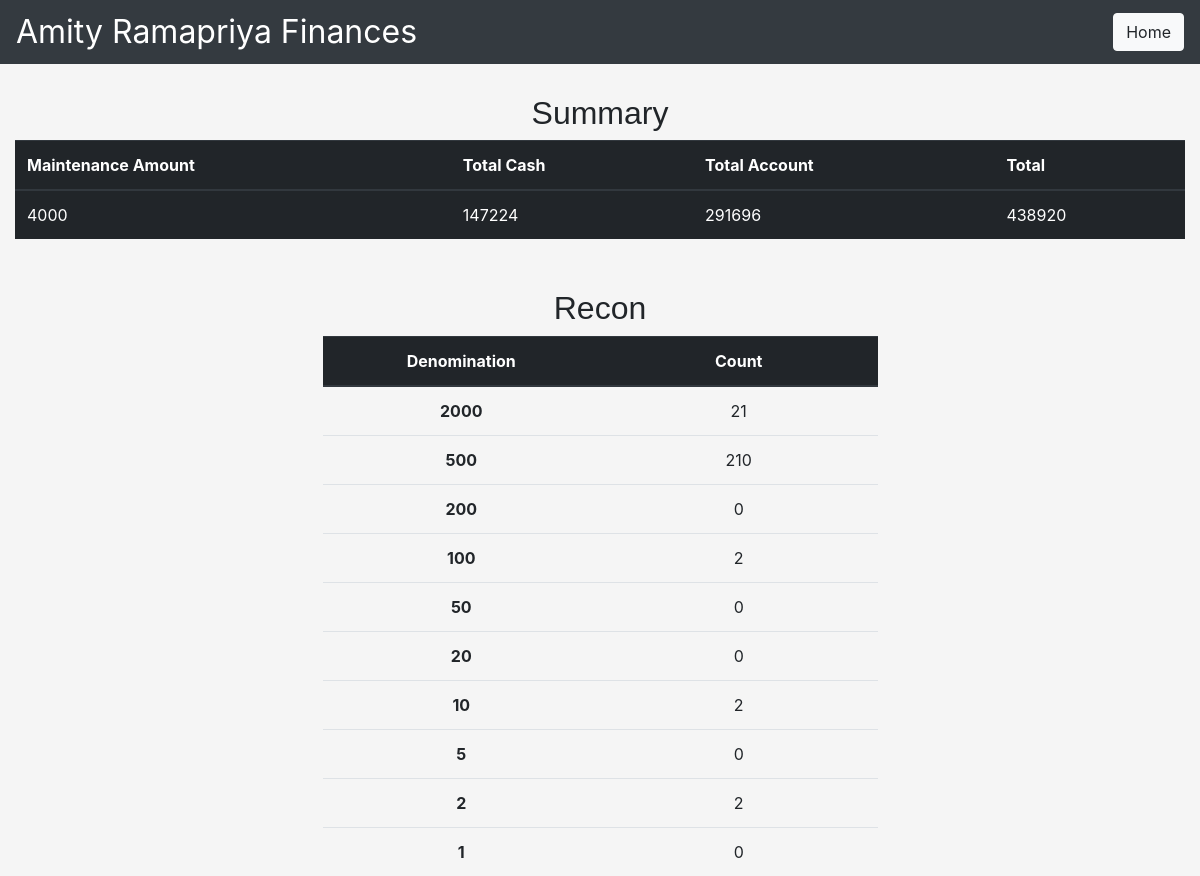
The page /viewrecons.php (signed in) on the database its author committed.
### tables this page shows
CREATE TABLE `main_details` (
  `ID` int(11) NOT NULL,
  `Maintenance_amount` int(11) NOT NULL,
  `Current_month` int(11) NOT NULL,
  `Total_amount` float NOT NULL,
  `Account_amount` float NOT NULL,
  `Cash_amount` float NOT NULL
);

CREATE TABLE `recon` (
  `Recon_ID` int(11) NOT NULL,
  `2000` int(11) NOT NULL DEFAULT '0',
  `500` int(11) NOT NULL DEFAULT '0',
  `200` int(11) NOT NULL DEFAULT '0',
  `100` int(11) NOT NULL DEFAULT '0',
  `50` int(11) NOT NULL DEFAULT '0',
  `20` int(11) NOT NULL DEFAULT '0',
  `10` int(11) NOT NULL DEFAULT '0',
  `5` int(11) NOT NULL DEFAULT '0',
  `2` int(11) NOT NULL DEFAULT '0',
  `1` int(11) NOT NULL DEFAULT '0'
);

### viewrecons.php (the view, shortened to what this page needs)
<?php
	include 'config.php';
	$get_details = "SELECT * FROM main_details WHERE ID = 1";
	$get_details_result = mysqli_query($conn, $get_details);
	if($get_details_result){
		$data = mysqli_fetch_assoc($get_details_result);
	}
	else{
		echo "cannot make connection to the database";
		return;
	}
	$get_recon = "SELECT * FROM recon WHERE recon_ID = 1";
	$get_recon_result = mysqli_query($conn, $get_recon);
	if($get_recon_result){
		$recon_data = mysqli_fetch_assoc($get_recon_result);
	}
	else{
		echo "cannot make connection to the database";
		return;
	}
?>
<!DOCTYPE html>
<html>
<head>
	<link rel="stylesheet" type="text/css" href="https://stackpath.bootstrapcdn.com/bootstrap/4.1.3/css/bootstrap.min.css">
	</head>
<body style="background-color: #f5f5f5;">
	<nav class="navbar navbar-expand navbar-dark bg-dark">
		<div class="container-fluid" id="navi">Amity Ramapriya Finances
		</div>
		 <button class="btn btn-light navbar-right" onclick="window.location.href='homepage.php' ">Home</button>
	</nav>
	<h1 class="display-4" id="main-heading">Summary</h1>
	<div class="container-fluid">
		<table class="table table-dark">
		  <thead>
		    <tr>
		      <th scope="col">Maintenance Amount</th>
		      <th scope="col">Total Cash</th>
		      <th scope="col">Total Account</th>
		      <th scope="col">Total</th>
		    </tr>
		  </thead>
		  <tbody>
		    <tr>
		      <td scope="row"><?php echo $data['Maintenance_amount']; ?></th>
		      <td><?php echo $data['Cash_amount']; ?></td>
		      <td><?php echo $data['Account_amount']; ?></td>
		      <td><?php echo $data['Total_amount']; ?></td>
		    </tr>
		  </tbody>
		</table>
	</div>
	<h1 class="display-4" id="main-heading" style="margin-top: 50px !important;">Recon</h1>
	<div class="container">
		<table class="table table-hover" id="recon-table">
		  <thead class="thead-dark">
		    <tr>
		      <th scope="col">Denomination</th>
		      <th scope="col">Count</th>
		    </tr>
		  </thead>
		  <tbody>
		    <tr>
		      <th scope="row">2000</th>
		      <td><?php echo $recon_data['2000']; ?></td>
		    </tr>
		    <tr>
		      <th scope="row">500</th>
		      <td><?php echo $recon_data['500']; ?></td>
		    </tr>
		    <tr>
		      <th scope="row">200</th>
		      <td><?php echo $recon_data['200']; ?></td>
		    </tr>
		    <tr>
		      <th scope="row">100</th>
		      <td><?php echo $recon_data['100']; ?></td>
		    </tr>
		    <tr>
		      <th scope="row">50</th>
		      <td><?php echo $recon_data['50']; ?></td>
		    </tr>
		    <tr>
		      <th scope="row">20</th>
		      <td><?php echo $recon_data['20']; ?></td>
		    </tr>
		    <tr>
		      <th scope="row">10</th>
		      <td><?php echo $recon_data['10']; ?></td>
		    </tr>
		    <tr>
		      <th scope="row">5</th>
		      <td><?php echo $recon_data['5']; ?></td>
		    </tr>
		    <tr>
		      <th scope="row">2</th>
		      <td><?php echo $recon_data['2']; ?></td>
		    </tr>
		    <tr>
		      <th scope="row">1</th>
		      <td><?php echo $recon_data['1']; ?></td>
		    </tr>
		  </tbody>
		</table>
	</div>
</body>
</html>

### viewrecons.php (style rules this page uses)
#main-heading { font-size: 2em; margin-top: 30px; text-align: center; font-family: sans-serif; }
#recon-table { table-layout: fixed; width: 50%; margin: 0 auto; text-align: center }
#recon-table td { text-align: center; }
@media screen and (min-width: 700px) { #navi { color: white; font-size: 2em; } }

### rows shown on the page
main_details: Maintenance_amount "4000", Cash_amount "147224", Account_amount "291696", Total_amount "438920"
recon: 2000 "21", 500 "210", 50 "0"

### other values the page prints
$recon_data['200'] "0"
$recon_data['100'] "2"
$recon_data['50'] "0"
$recon_data['20'] "0"
$recon_data['10'] "2"
$recon_data['2'] "2"
$recon_data['1'] "0"
